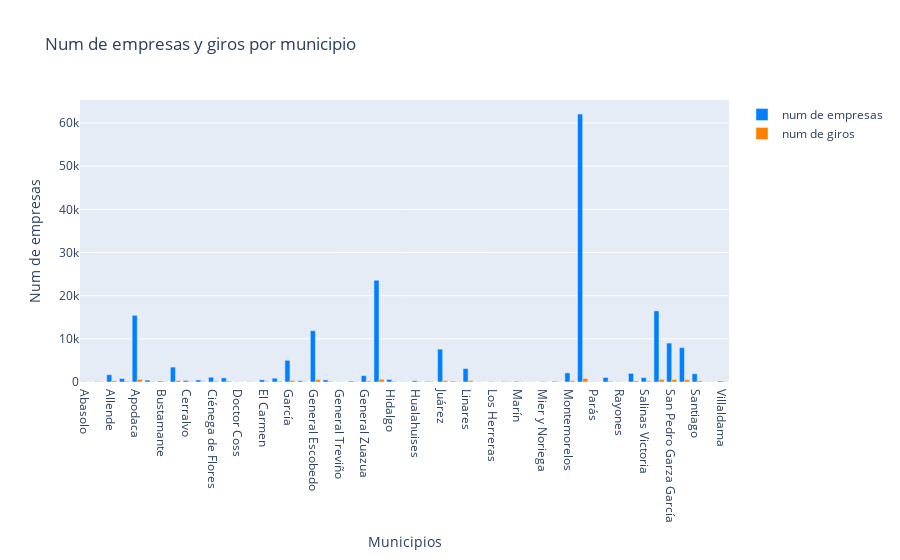

Notebook source saved alongside this figure:
### Code cell
values1=comp2["num de empresas"].values
values2=comp2["codigo_act por munl"].values
scaling_factor = max(values1) / max(values2)
normalized_values2 = [value * scaling_factor for value in values2]

bar1 = go.Bar(
    x=comp2.municipio,
    y=comp2["num de empresas"].values,
    name='num de empresas',
    marker=dict(color='rgb(0, 128, 255)')  # Customizing the color of Bar 1
)

bar2 = go.Bar(
    x=comp2.municipio,
    y=comp2["codigo_act por munl"].values,
    name='num de giros',
    marker=dict(color='rgb(255, 128, 0)')  # Customizing the color of Bar 2
)
layout = go.Layout(
    title='Num de empresas y giros por municipio',
    xaxis=dict(title='Municipios'),
    yaxis=dict(title='Num de empresas'),
    yaxis2=dict(
        title='Num de giros',
        overlaying='y',
        side='right'
    )
)
fig = go.Figure(data=[bar1, bar2], layout=layout)
fig.show()

### Figure 1 — Plotly figure (JSON) as saved in the notebook; plotly's stock layout.template omitted (floating-point values rounded to 4 significant figures)
{"data": [{"marker": {"color": "rgb(0, 128, 255)"}, "name": "num de empresas", "type": "bar", "x": ["Abasolo", "Agualeguas", "Allende", "Anáhuac", "Apodaca", "Aramberri", "Bustamante", "Cadereyta Jiménez", "Cerralvo", "China", "Ciénega de Flores", "Doctor Arroyo", "Doctor Coss", "Doctor González", "El Carmen", "Galeana", "García", "General Bravo", "General Escobedo", "General Terán", "General Treviño", "General Zaragoza", "General Zuazua", "Guadalupe", "Hidalgo", "Higueras", "Hualahuises", "Iturbide", "Juárez", "Lampazos de Naranjo", "Linares", "Los Aldamas", "Los Herreras", "Los Ramones", "Marín", "Melchor Ocampo", "Mier y Noriega", "Mina", "Montemorelos", "Monterrey", "Parás", "Pesquería", "Rayones", "Sabinas Hidalgo", "Salinas Victoria", "San Nicolás de los Garza", "San Pedro Garza García", "Santa Catarina", "Santiago", "Vallecillo", "Villaldama"], "y": [66, 104, 1688, 801, 15441, 434, 206, 3451, 351, 473, 1102, 960, 45, 66, 516, 886, 5027, 275, 11892, 490, 49, 206, 1482, 23579, 583, 45, 300, 142, 7612, 181, 3116, 43, 91, 118, 153, 31, 98, 167, 2117, 62069, 52, 1053, 56, 2006, 1020, 16469, 9017, 7968, 1915, 42, 218]}, {"marker": {"color": "rgb(255, 128, 0)"}, "name": "num de giros", "type": "bar", "x": ["Abasolo", "Agualeguas", "Allende", "Anáhuac", "Apodaca", "Aramberri", "Bustamante", "Cadereyta Jiménez", "Cerralvo", "China", "Ciénega de Flores", "Doctor Arroyo", "Doctor Coss", "Doctor González", "El Carmen", "Galeana", "García", "General Bravo", "General Escobedo", "General Terán", "General Treviño", "General Zaragoza", "General Zuazua", "Guadalupe", "Hidalgo", "Higueras", "Hualahuises", "Iturbide", "Juárez", "Lampazos de Naranjo", "Linares", "Los Aldamas", "Los Herreras", "Los Ramones", "Marín", "Melchor Ocampo", "Mier y Noriega", "Mina", "Montemorelos", "Monterrey", "Parás", "Pesquería", "Rayones", "Sabinas Hidalgo", "Salinas Victoria", "San Nicolás de los Garza", "San Pedro Garza García", "Santa Catarina", "Santiago", "Vallecillo", "Villaldama"], "y": [42, 56, 289, 176, 606, 116, 74, 339, 113, 139, 182, 194, 30, 36, 148, 172, 361, 100, 532, 154, 30, 81, 235, 651, 152, 35, 94, 62, 348, 85, 332, 32, 43, 60, 85, 24, 50, 59, 286, 829, 35, 183, 36, 276, 207, 599, 568, 537, 294, 30, 81]}], "layout": {"title": {"text": "Num de empresas y giros por municipio"}, "xaxis": {"title": {"text": "Municipios"}}, "yaxis": {"title": {"text": "Num de empresas"}}, "yaxis2": {"overlaying": "y", "side": "right", "title": {"text": "Num de giros"}}}}
